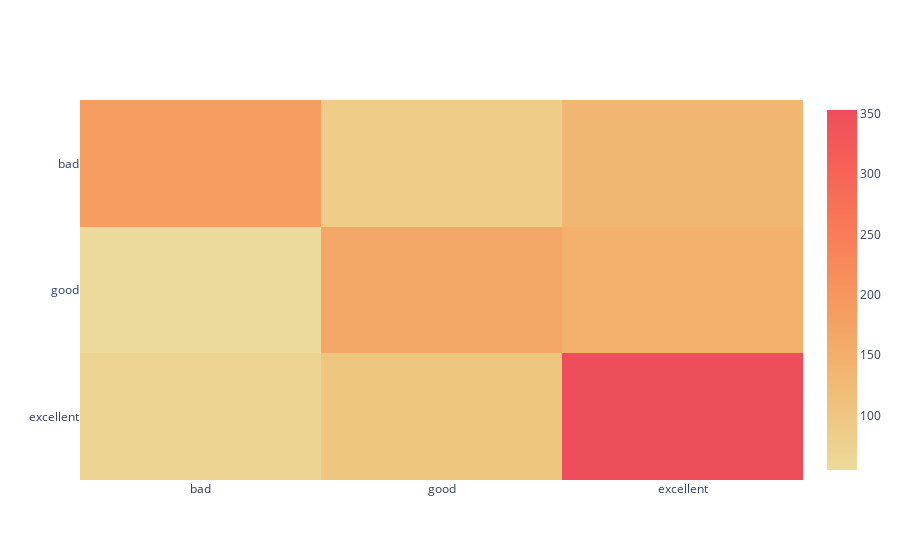

This figure's notebook cell:
### Markdown cell above
## Accuracy et matrice de confusion

### Code cell
show_results("random forest", y_valid, preds_rf)

### Figure 1 — Plotly figure (JSON) as saved in the notebook; plotly's stock layout.template omitted (floating-point values rounded to 4 significant figures)
{"data": [{"colorscale": [[0, "rgb(236, 218, 154)"], [0.1667, "rgb(239, 196, 126)"], [0.3333, "rgb(243, 173, 106)"], [0.5, "rgb(247, 148, 93)"], [0.6667, "rgb(249, 123, 87)"], [0.8333, "rgb(246, 99, 86)"], [1, "rgb(238, 77, 90)"]], "type": "heatmap", "x": ["bad", "good", "excellent"], "y": ["excellent", "good", "bad"], "z": [[68, 101, 353], [55, 164, 144], [186, 85, 135]]}], "layout": {}}
